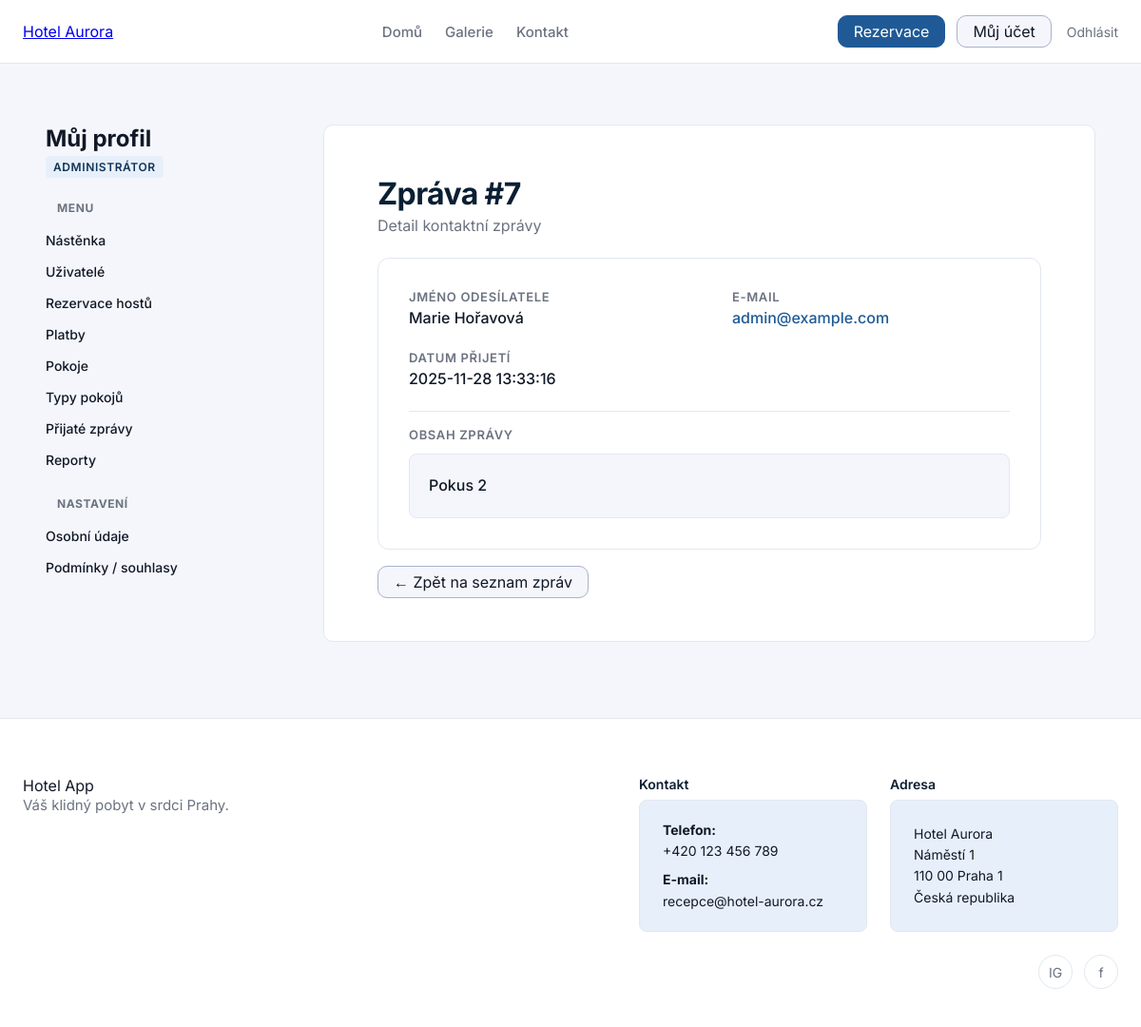
The page /profile/messages/7 (signed in) on the database its author committed.
### tables this page shows
CREATE TABLE contact_messages (
    id INTEGER PRIMARY KEY AUTOINCREMENT,
    name TEXT NOT NULL,
    email TEXT NOT NULL,
    message TEXT NOT NULL,
    created_at TEXT NOT NULL DEFAULT (datetime('now')),
    handled INTEGER NOT NULL DEFAULT 0
);

### pages/ContactMessagePage.py (the view)
@router.get("/profile/messages/{msg_id}", name="contact_message_detail")
async def contact_message_detail(
    msg_id: int,
    request: Request,
    msg_svc: ContactMessageService = Depends(contact_message_service),
    current_user = Depends(get_current_user),
):
    if isinstance(current_user, RedirectResponse):
        return current_user
    role_id = current_user["role_id"]
    if role_id not in (ROLE_ADMIN, ROLE_RECEPTIONIST):
        raise HTTPException(status_code=403, detail="Nemáte oprávnění zobrazit detail zprávy")
    message = msg_svc.get_contact_message_by_id(msg_id)
    if not message:
        raise HTTPException(status_code=404, detail="Zpráva nenalezena")
    is_admin = role_id == ROLE_ADMIN
    is_receptionist = role_id == ROLE_RECEPTIONIST
    is_customer = role_id == ROLE_CUSTOMER
    tpl = request.app.state.templates
    return tpl.TemplateResponse(
        "profile/profile_contact_message_detail.html",
        {
            "request": request,
            "title": f"Zpráva #{message['id']}",
            "current_user": current_user,
            "message": message,
            "is_admin": is_admin,
            "is_receptionist": is_receptionist,
            "is_customer": is_customer,
        },
    )

### templates/profile/profile_contact_message_detail.html (shortened to what this page needs)
{% extends "profile/profile_base.html" %}
{% block profile_content %}
  <div class="dashboard-header" style="margin-bottom: 24px;">
    <h1 style="margin: 0 0 4px 0;">Zpráva #{{ message.id }}</h1>
    <p style="color: var(--color-text-muted); margin: 0;">Detail kontaktní zprávy</p>
  </div>
  <div class="detail-card">
    <div class="detail-grid">
      <div class="detail-item">
        <span class="detail-label">Jméno odesílatele</span>
        <span class="detail-value">{{ message.name }}</span>
      </div>
      <div class="detail-item">
        <span class="detail-label">E-mail</span>
        <span class="detail-value">
            <a href="mailto:{{ message.email }}" style="color: var(--color-primary-500); text-decoration: none; font-weight: 500;">
                {{ message.email }}
            </a>
        </span>
      </div>
      <div class="detail-item">
        <span class="detail-label">Datum přijetí</span>
        <span class="detail-value">{{ message.created_at }}</span>
      </div>
      <div class="detail-item full-width">
        <span class="detail-label">Obsah zprávy</span>
        <div class="detail-value"
             style="background: var(--color-bg-main); padding: 20px; border-radius: 8px; border: 1px solid var(--color-border-subtle); margin-top: 8px; white-space: pre-wrap; line-height: 1.6;">{{ message.message }}</div>
      </div>
    </div>
  </div>
  <div style="margin-top: 24px;">
      <a href="{{ url_for('contact_messages_list') }}" class="btn btn-secondary">
        &larr; Zpět na seznam zpráv
      </a>
  </div>
{% endblock %}

### static/styles.css (style rules this page uses)
html { height: 100%; }
* { box-sizing: border-box; font-family: "Inter", sans-serif; }
:root { --color-primary-900: #0B1F33; --color-primary-700: #123457; --color-primary-500: #1F5A96; --color-primary-100: #E7F0FA; --color-primary-white: #FFFFFF; --color-accent-500: #D4A857; --color-accent-100: #FFF5E6; --color-bg-main: #F4F6FB; --color-bg-card: #FFFFFF; --color-border-subtle: #E2E8F0; --color-text-main: #111827; --color-text-muted: #6B7280; --color-text-on-dark: #F9FAFB; --color-bg-secondary: #A8B3C6; --color-success: #16A34A; --color-warning: #F59E0B; --color-error: #DC2626; --color-info: #0EA5E9; }
body { margin: 0; background: var(--color-bg-main); color: var(--color-text-main); min-height: 100vh; display: flex; flex-direction: column; }
h1 { font-size: 32px; font-weight: 700; margin-bottom: 24px; color: var(--color-primary-900); letter-spacing: -0.02em; }
.btn { padding: 6px 16px; border-radius: 10px; text-decoration: none; border: 1px solid transparent; white-space: nowrap; cursor: pointer; }
.btn-secondary { background-color: var(--color-bg-main); color: var(--color-text-main); border-color: var(--color-bg-secondary); }
html { scroll-behavior: smooth; }
.profile-content-card h1, .profile-content-card h2 { margin-top: 0; color: var(--color-primary-900); }
.detail-card { background: var(--color-primary-white); border: 1px solid var(--color-border-subtle); border-radius: 12px; padding: 32px; }
.detail-grid { display: grid; grid-template-columns: repeat(2, 1fr); gap: 24px 48px; }
.detail-item { display: flex; flex-direction: column; gap: 4px; }
.detail-item.full-width { grid-column: 1 / -1; border-top: 1px solid var(--color-border-subtle); padding-top: 16px; }
.detail-label { font-size: 13px; font-weight: 600; text-transform: uppercase; color: var(--color-text-muted); letter-spacing: 0.05em; }
.detail-value { font-size: 16px; color: var(--color-text-main); font-weight: 500; }

### rows shown on the page
contact_messages: id "7", name "Marie Hořavová", email "admin@example.com", created_at "2025-11-28 13:33:16", message "Pokus 2"
